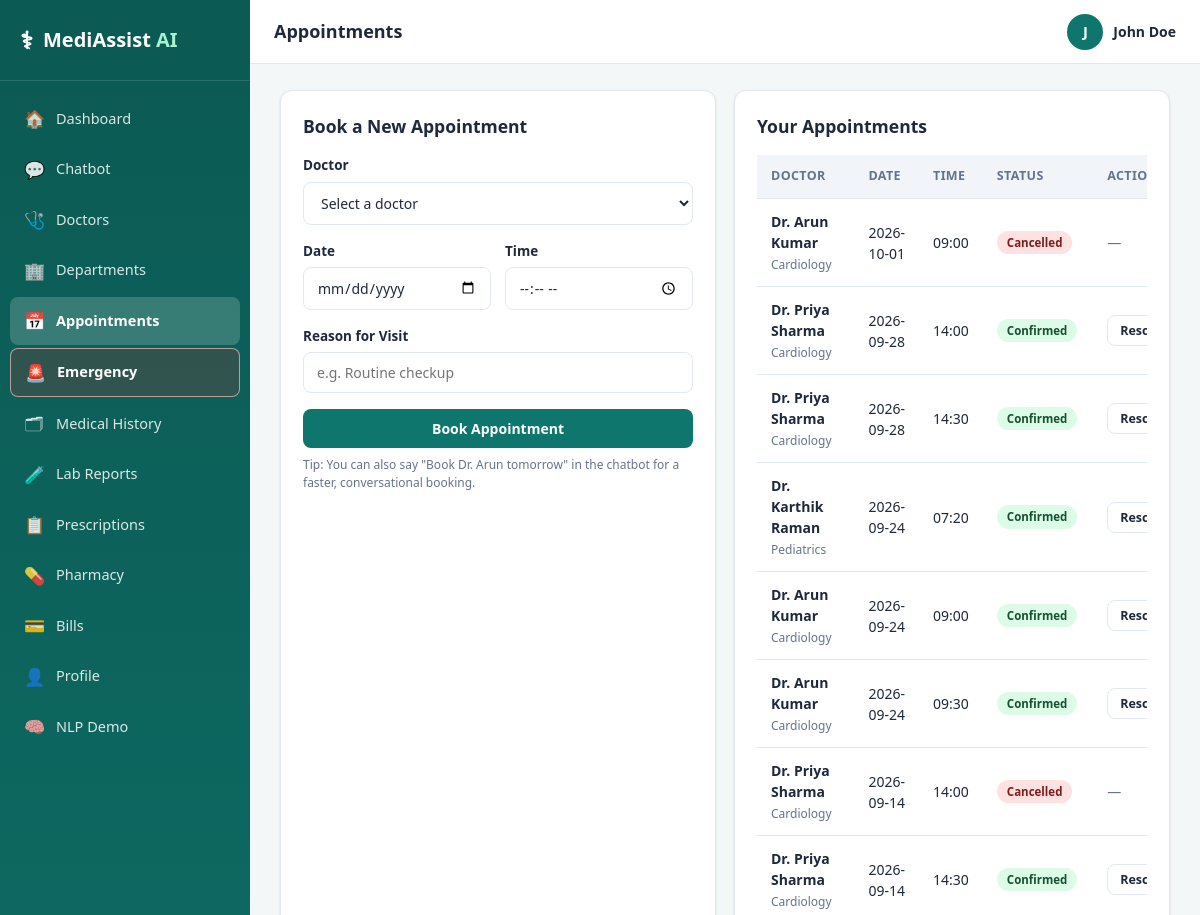
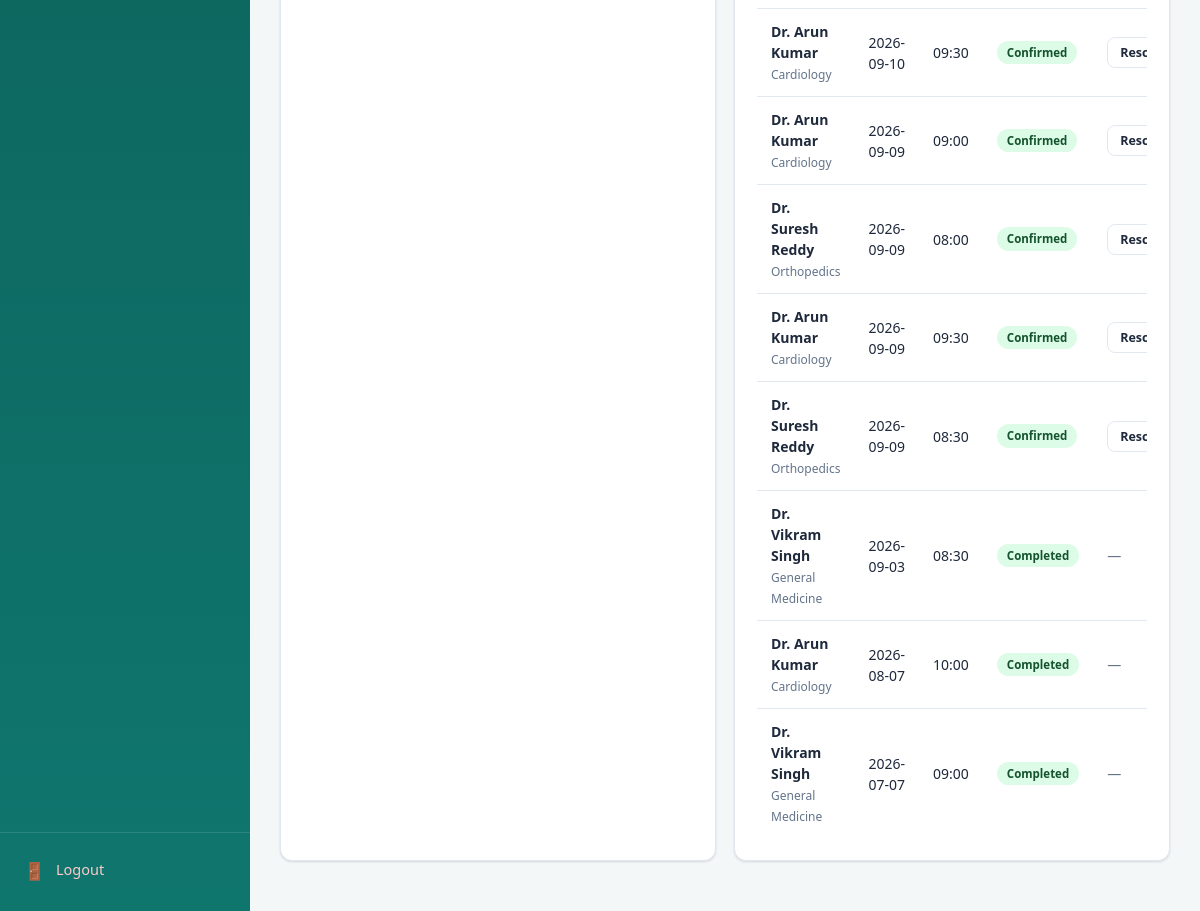
Screenshot of /appointments (signed in) with the database file from the repository (2 pictures, top to bottom).
### tables this page shows
CREATE TABLE users (
    user_id         INTEGER PRIMARY KEY AUTOINCREMENT,
    username        TEXT UNIQUE NOT NULL,
    email           TEXT UNIQUE NOT NULL,
    password_hash   TEXT NOT NULL,
    role            TEXT NOT NULL DEFAULT 'patient',   -- patient | admin
    full_name       TEXT NOT NULL,
    phone           TEXT,
    created_at      TIMESTAMP DEFAULT CURRENT_TIMESTAMP,
    is_active       INTEGER DEFAULT 1
);

CREATE TABLE appointments (
    appointment_id  INTEGER PRIMARY KEY AUTOINCREMENT,
    patient_id      INTEGER NOT NULL,
    doctor_id       INTEGER NOT NULL,
    appointment_date TEXT NOT NULL,   -- YYYY-MM-DD
    appointment_time TEXT NOT NULL,   -- HH:MM
    status          TEXT DEFAULT 'confirmed',  -- confirmed | cancelled | completed | rescheduled
    reason          TEXT,
    created_at      TIMESTAMP DEFAULT CURRENT_TIMESTAMP,
    FOREIGN KEY (patient_id) REFERENCES patients(patient_id),
    FOREIGN KEY (doctor_id) REFERENCES doctors(doctor_id)
);

CREATE TABLE doctors (
    doctor_id       INTEGER PRIMARY KEY AUTOINCREMENT,
    full_name       TEXT NOT NULL,
    department_id   INTEGER NOT NULL,
    specialization  TEXT NOT NULL,
    qualification   TEXT,
    experience_years INTEGER,
    available_days  TEXT,          -- e.g. Mon,Tue,Wed,Thu,Fri
    available_time  TEXT,          -- e.g. 09:00-13:00
    consultation_fee REAL DEFAULT 500,
    rating          REAL DEFAULT 4.5,
    room_no         TEXT,
    FOREIGN KEY (department_id) REFERENCES departments(department_id)
);

CREATE TABLE departments (
    department_id   INTEGER PRIMARY KEY AUTOINCREMENT,
    name            TEXT UNIQUE NOT NULL,
    description     TEXT,
    services        TEXT,          -- comma separated services
    location        TEXT,          -- floor / block
    timings         TEXT,          -- opening hours
    contact_ext     TEXT
);

### routes/appointments.py (the view)
@appointments_bp.route("/appointments")
@login_required
def list_appointments():
    user = get_current_user()
    patient = _get_patient(user)
    appts = query(
        """SELECT a.*, d.full_name as doctor_name, d.specialization, dept.name as department_name
           FROM appointments a JOIN doctors d ON a.doctor_id = d.doctor_id
           JOIN departments dept ON d.department_id = dept.department_id
           WHERE a.patient_id = ? ORDER BY a.appointment_date DESC""",
        (patient["patient_id"],))
    doctor_list = query("SELECT doctor_id, full_name, specialization, available_days, available_time FROM doctors ORDER BY full_name")
    return render_template("appointments.html", appointments=appts, doctors=doctor_list, today=date.today().isoformat())

### database/db.py (called while the page is built)
def get_connection():
    conn = sqlite3.connect(DB_PATH)
    conn.row_factory = sqlite3.Row
    conn.execute("PRAGMA foreign_keys = ON")
    return conn

def query(sql, params=(), fetchone=False, commit=False):
    conn = get_connection()
    cur = conn.cursor()
    cur.execute(sql, params)
    if commit:
        conn.commit()
        last_id = cur.lastrowid
        conn.close()
        return last_id
    rows = cur.fetchone() if fetchone else cur.fetchall()
    conn.close()
    if rows is None:
        return None
    if fetchone:
        return dict(rows)
    return [dict(r) for r in rows]

### routes/appointments.py (called while the page is built)
def _get_patient(user):
    return query("SELECT * FROM patients WHERE user_id = ?", (user["user_id"],), fetchone=True)

### routes/auth.py (called while the page is built)
def login_required(f):
    @wraps(f)
    def wrapper(*args, **kwargs):
        if "user_id" not in session:
            if request.path.startswith("/api/"):
                return jsonify({"error": "Authentication required"}), 401
            flash("Please log in to continue.", "warning")
            return redirect(url_for("auth.login", next=request.path))
        return f(*args, **kwargs)
    return wrapper

def get_current_user():
    if "user_id" not in session:
        return None
    return query("SELECT * FROM users WHERE user_id = ?", (session["user_id"],), fetchone=True)

### templates/appointments.html (shortened to what this page needs)
{% extends "base.html" %}
{% block page_title %}Appointments{% endblock %}
{% block content %}
<div class="grid grid-2">
  <div class="card">
    <div class="card-header"><h3>Book a New Appointment</h3></div>
    <form method="POST" action="{{ url_for('appointments.book_appointment') }}">
      <div class="form-group">
        <label>Doctor</label>
        <select name="doctor_id" class="form-control" required>
          <option value="">Select a doctor</option>
        </select>
      </div>
      <div class="form-row">
        <div class="form-group">
          <label>Date</label>
          <input type="date" name="appointment_date" class="form-control" min="{{ today }}" required>
        </div>
        <div class="form-group">
          <label>Time</label>
          <input type="time" name="appointment_time" class="form-control" required>
        </div>
      </div>
      <div class="form-group">
        <label>Reason for Visit</label>
        <input type="text" name="reason" class="form-control" placeholder="e.g. Routine checkup">
      </div>
      <button type="submit" class="btn btn-primary btn-block">Book Appointment</button>
    </form>
    <p class="hint mt-2">Tip: You can also say "Book Dr. Arun tomorrow" in the chatbot for a faster, conversational booking.</p>
  </div>
  <div class="card">
    <div class="card-header"><h3>Your Appointments</h3></div>
    {% if appointments %}
      <div class="table-wrap">
      <table class="data-table">
        <thead><tr><th>Doctor</th><th>Date</th><th>Time</th><th>Status</th><th>Actions</th></tr></thead>
        <tbody>
        {% for a in appointments %}
          <tr>
            <td><b>{{ a.doctor_name }}</b><br><span class="text-muted" style="font-size:12px;">{{ a.department_name }}</span></td>
            <td>{{ a.appointment_date }}</td>
            <td>{{ a.appointment_time }}</td>
            <td><span class="badge badge-{{ a.status }}">{{ a.status }}</span></td>
            <td>
              {% if a.status in ['confirmed', 'rescheduled'] %}
              <div class="flex gap-2">
                <button type="button" class="btn btn-outline btn-sm" onclick="document.getElementById('resched-{{ a.appointment_id }}').classList.toggle('open-resched')">Reschedule</button>
              </div>
              {% else %}
              <span class="text-muted">—</span>
              {% endif %}
            </td>
          </tr>
        {% endfor %}
        </tbody>
      </table>
      </div>
    {% else %}
      <div class="empty-state"><div class="icon">📅</div><p>No appointments yet.</p></div>
    {% endif %}
  </div>
</div>
{% endblock %}

### templates/base.html (shortened to what this page needs)
<!DOCTYPE html>
<html lang="en">
<head>
<link rel="stylesheet" href="{{ url_for('static', filename='css/style.css') }}">
</head>
<body>
<div class="app-shell">
  <aside class="sidebar" id="sidebar">
    <div class="sidebar-brand">
      <span class="brand-icon">⚕</span>
      <span class="brand-text">MediAssist <b>AI</b></span>
    </div>
    <nav class="sidebar-nav">
      <a href="{{ url_for('main.dashboard') }}" class="nav-item {{ 'active' if request.endpoint=='main.dashboard' }}"><span>🏠</span> Dashboard</a>
      <a href="{{ url_for('chatbot.chatbot_page') }}" class="nav-item {{ 'active' if request.endpoint=='chatbot.chatbot_page' }}"><span>💬</span> Chatbot</a>
      <a href="{{ url_for('doctors.list_doctors') }}" class="nav-item {{ 'active' if request.endpoint=='doctors.list_doctors' }}"><span>🩺</span> Doctors</a>
      <a href="{{ url_for('departments.list_departments') }}" class="nav-item {{ 'active' if request.endpoint=='departments.list_departments' }}"><span>🏢</span> Departments</a>
      <a href="{{ url_for('appointments.list_appointments') }}" class="nav-item {{ 'active' if request.endpoint=='appointments.list_appointments' }}"><span>📅</span> Appointments</a>
      <a href="{{ url_for('main.emergency_page') }}" class="nav-item {{ 'active' if request.endpoint=='main.emergency_page' }} emergency-nav"><span>🚨</span> Emergency</a>
      <a href="{{ url_for('patient.medical_history') }}" class="nav-item {{ 'active' if request.endpoint=='patient.medical_history' }}"><span>🗂</span> Medical History</a>
      <a href="{{ url_for('lab.lab_reports') }}" class="nav-item {{ 'active' if request.endpoint=='lab.lab_reports' }}"><span>🧪</span> Lab Reports</a>
      <a href="{{ url_for('pharmacy.prescriptions_page') }}" class="nav-item {{ 'active' if request.endpoint=='pharmacy.prescriptions_page' }}"><span>📋</span> Prescriptions</a>
      <a href="{{ url_for('pharmacy.pharmacy_page') }}" class="nav-item {{ 'active' if request.endpoint=='pharmacy.pharmacy_page' }}"><span>💊</span> Pharmacy</a>
      <a href="{{ url_for('billing.bills_page') }}" class="nav-item {{ 'active' if request.endpoint=='billing.bills_page' }}"><span>💳</span> Bills</a>
      <a href="{{ url_for('patient.profile') }}" class="nav-item {{ 'active' if request.endpoint=='patient.profile' }}"><span>👤</span> Profile</a>
      <a href="{{ url_for('nlp_demo.nlp_demo_page') }}" class="nav-item {{ 'active' if request.endpoint=='nlp_demo.nlp_demo_page' }}"><span>🧠</span> NLP Demo</a>
    </nav>
    <div class="sidebar-footer">
      <a href="{{ url_for('auth.logout') }}" class="nav-item logout"><span>🚪</span> Logout</a>
    </div>
  </aside>
  <div class="main-area">
    <header class="topbar">
      <div class="topbar-title">{% block page_title %}Dashboard{% endblock %}</div>
      <div class="topbar-user">
        {% if current_user %}
        <span class="user-avatar">{{ current_user.full_name[0] | upper }}</span>
        <span class="user-name">{{ current_user.full_name }}</span>
        {% endif %}
      </div>
    </header>
    <main class="content">
      {% block content %}{% endblock %}
    </main>
  </div>
</div>
</body>
</html>

### rows the page displays
users: full_name "J", full_name "John Doe"
appointments: doctor_name "Dr. Arun Kumar", department_name "Cardiology", appointment_date "2026-10-01", appointment_time "09:00", status "Cancelled"
appointments: doctor_name "Dr. Priya Sharma", department_name "Cardiology", appointment_date "2026-09-28", appointment_time "14:00", status "Confirmed"
appointments: doctor_name "Dr. Priya Sharma", department_name "Cardiology", appointment_date "2026-09-28", appointment_time "14:30", status "Confirmed"
appointments: doctor_name "Dr. Karthik Raman", department_name "Pediatrics", appointment_date "2026-09-24", appointment_time "07:20", status "Confirmed"
appointments: doctor_name "Dr. Arun Kumar", department_name "Cardiology", appointment_date "2026-09-24", appointment_time "09:00", status "Confirmed"
appointments: doctor_name "Dr. Arun Kumar", department_name "Cardiology", appointment_date "2026-09-24", appointment_time "09:30", status "Confirmed"
appointments: doctor_name "Dr. Priya Sharma", department_name "Cardiology", appointment_date "2026-09-14", appointment_time "14:00", status "Cancelled"
appointments: doctor_name "Dr. Priya Sharma", department_name "Cardiology", appointment_date "2026-09-14", appointment_time "14:30", status "Confirmed"
appointments: doctor_name "Dr. Arun Kumar", department_name "Cardiology", appointment_date "2026-09-10", appointment_time "09:30", status "Confirmed"
appointments: doctor_name "Dr. Arun Kumar", department_name "Cardiology", appointment_date "2026-09-09", appointment_time "09:00", status "Confirmed"
appointments: doctor_name "Dr. Suresh Reddy", department_name "Orthopedics", appointment_date "2026-09-09", appointment_time "08:00", status "Confirmed"
appointments: doctor_name "Dr. Arun Kumar", department_name "Cardiology", appointment_date "2026-09-09", appointment_time "09:30", status "Confirmed"
appointments: doctor_name "Dr. Suresh Reddy", department_name "Orthopedics", appointment_date "2026-09-09", appointment_time "08:30", status "Confirmed"
appointments: doctor_name "Dr. Vikram Singh", department_name "General Medicine", appointment_date "2026-09-03", appointment_time "08:30", status "Completed"
appointments: doctor_name "Dr. Arun Kumar", department_name "Cardiology", appointment_date "2026-08-07", appointment_time "10:00", status "Completed"
appointments: doctor_name "Dr. Vikram Singh", department_name "General Medicine", appointment_date "2026-07-07", appointment_time "09:00", status "Completed"
